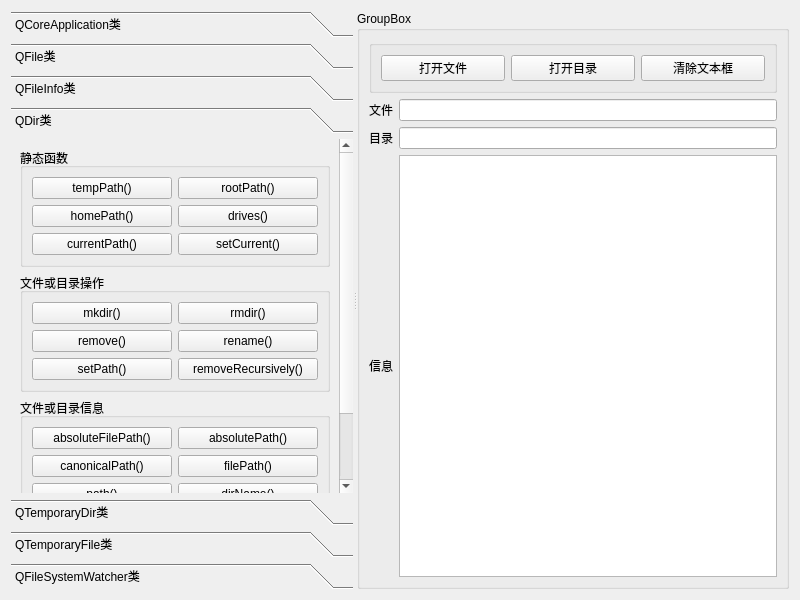
<?xml version="1.0" encoding="UTF-8"?>
<ui version="4.0">
 <class>Dialog</class>
 <widget class="QDialog" name="Dialog">
  <property name="geometry">
   <rect>
    <x>0</x>
    <y>0</y>
    <width>800</width>
    <height>600</height>
   </rect>
  </property>
  <property name="windowTitle">
   <string>Dialog</string>
  </property>
  <layout class="QVBoxLayout" name="verticalLayout_12">
   <item>
    <widget class="QSplitter" name="splitter">
     <property name="orientation">
      <enum>Qt::Horizontal</enum>
     </property>
     <widget class="QToolBox" name="toolBox">
      <property name="whatsThis">
       <string>&lt;html&gt;&lt;head/&gt;&lt;body&gt;&lt;p&gt;&lt;br/&gt;&lt;/p&gt;&lt;/body&gt;&lt;/html&gt;</string>
      </property>
      <property name="currentIndex">
       <number>3</number>
      </property>
      <widget class="QWidget" name="pageApp">
       <property name="maximumSize">
        <size>
         <width>16777215</width>
         <height>269</height>
        </size>
       </property>
       <property name="whatsThis">
        <string>&lt;html&gt;&lt;head/&gt;&lt;body&gt;&lt;p&gt;Qcore&lt;/p&gt;&lt;p&gt;&lt;br/&gt;&lt;/p&gt;&lt;p&gt;&lt;br/&gt;&lt;/p&gt;&lt;/body&gt;&lt;/html&gt;</string>
       </property>
       <attribute name="label">
        <string>QCoreApplication类</string>
       </attribute>
       <layout class="QVBoxLayout" name="verticalLayout_2">
        <item>
         <widget class="QGroupBox" name="groupBox">
          <property name="title">
           <string>GroupBox</string>
          </property>
          <layout class="QVBoxLayout" name="verticalLayout">
           <item>
            <widget class="QPushButton" name="pushButton">
             <property name="text">
              <string>applicationDirPath()</string>
             </property>
            </widget>
           </item>
           <item>
            <widget class="QPushButton" name="pushButton_2">
             <property name="text">
              <string>applicationFilePath()</string>
             </property>
            </widget>
           </item>
           <item>
            <widget class="QPushButton" name="pushButton_3">
             <property name="text">
              <string>applicationName()</string>
             </property>
            </widget>
           </item>
           <item>
            <widget class="QPushButton" name="pushButton_4">
             <property name="text">
              <string>setApplicationName()</string>
             </property>
            </widget>
           </item>
           <item>
            <widget class="QPushButton" name="pushButton_5">
             <property name="text">
              <string>libraryPaths()</string>
             </property>
            </widget>
           </item>
           <item>
            <widget class="QPushButton" name="pushButton_6">
             <property name="text">
              <string>organizationName()</string>
             </property>
            </widget>
           </item>
           <item>
            <widget class="QPushButton" name="pushButton_7">
             <property name="text">
              <string>exit()退出应用程序</string>
             </property>
            </widget>
           </item>
          </layout>
         </widget>
        </item>
       </layout>
      </widget>
      <widget class="QWidget" name="pageFile">
       <attribute name="label">
        <string>QFile类</string>
       </attribute>
       <layout class="QVBoxLayout" name="verticalLayout_3">
        <item>
         <widget class="QGroupBox" name="groupBox_2">
          <property name="title">
           <string>静态函数</string>
          </property>
          <layout class="QGridLayout" name="gridLayout">
           <item row="0" column="0">
            <widget class="QPushButton" name="pushButton_8">
             <property name="text">
              <string>copy()</string>
             </property>
            </widget>
           </item>
           <item row="0" column="1">
            <widget class="QPushButton" name="pushButton_9">
             <property name="text">
              <string>exists()</string>
             </property>
            </widget>
           </item>
           <item row="1" column="0">
            <widget class="QPushButton" name="pushButton_10">
             <property name="text">
              <string>remove()</string>
             </property>
            </widget>
           </item>
           <item row="1" column="1">
            <widget class="QPushButton" name="pushButton_11">
             <property name="text">
              <string>rename()</string>
             </property>
            </widget>
           </item>
           <item row="2" column="0">
            <widget class="QPushButton" name="pushButton_12">
             <property name="text">
              <string>moveToTrash()</string>
             </property>
            </widget>
           </item>
          </layout>
         </widget>
        </item>
        <item>
         <widget class="QGroupBox" name="groupBox_4">
          <property name="title">
           <string>成员函数</string>
          </property>
          <layout class="QGridLayout" name="gridLayout_2">
           <item row="0" column="0">
            <widget class="QPushButton" name="pushButton_18">
             <property name="text">
              <string>copy()</string>
             </property>
            </widget>
           </item>
           <item row="0" column="1">
            <widget class="QPushButton" name="pushButton_19">
             <property name="text">
              <string>exists()</string>
             </property>
            </widget>
           </item>
           <item row="1" column="0">
            <widget class="QPushButton" name="pushButton_20">
             <property name="text">
              <string>remove()</string>
             </property>
            </widget>
           </item>
           <item row="1" column="1">
            <widget class="QPushButton" name="pushButton_21">
             <property name="text">
              <string>rename()</string>
             </property>
            </widget>
           </item>
           <item row="2" column="0">
            <widget class="QPushButton" name="pushButton_22">
             <property name="text">
              <string>moveToTrash()</string>
             </property>
            </widget>
           </item>
          </layout>
         </widget>
        </item>
       </layout>
      </widget>
      <widget class="QWidget" name="pageFileInfo">
       <property name="geometry">
        <rect>
         <x>0</x>
         <y>0</y>
         <width>215</width>
         <height>410</height>
        </rect>
       </property>
       <attribute name="label">
        <string>QFileInfo类</string>
       </attribute>
       <layout class="QVBoxLayout" name="verticalLayout_4">
        <item>
         <widget class="QGroupBox" name="groupBox_3">
          <property name="title">
           <string>文件信息</string>
          </property>
          <layout class="QGridLayout" name="gridLayout_3">
           <item row="0" column="0">
            <widget class="QPushButton" name="pushButton_13">
             <property name="text">
              <string>absoluteFilePath()</string>
             </property>
            </widget>
           </item>
           <item row="0" column="1">
            <widget class="QPushButton" name="pushButton_14">
             <property name="text">
              <string>absolutePath()</string>
             </property>
            </widget>
           </item>
           <item row="1" column="0">
            <widget class="QPushButton" name="pushButton_15">
             <property name="text">
              <string>fileName()</string>
             </property>
            </widget>
           </item>
           <item row="1" column="1">
            <widget class="QPushButton" name="pushButton_16">
             <property name="text">
              <string>filePath()</string>
             </property>
            </widget>
           </item>
           <item row="2" column="0">
            <widget class="QPushButton" name="pushButton_17">
             <property name="text">
              <string>size()</string>
             </property>
            </widget>
           </item>
           <item row="2" column="1">
            <widget class="QPushButton" name="pushButton_23">
             <property name="text">
              <string>path()</string>
             </property>
            </widget>
           </item>
           <item row="3" column="0">
            <widget class="QPushButton" name="pushButton_24">
             <property name="toolTip">
              <string>返回文件不带路径的文件名</string>
             </property>
             <property name="text">
              <string>baseName()</string>
             </property>
            </widget>
           </item>
           <item row="3" column="1">
            <widget class="QPushButton" name="pushButton_25">
             <property name="text">
              <string>completeBaseName()</string>
             </property>
            </widget>
           </item>
           <item row="4" column="0">
            <widget class="QPushButton" name="pushButton_26">
             <property name="text">
              <string>suffix()</string>
             </property>
            </widget>
           </item>
           <item row="4" column="1">
            <widget class="QPushButton" name="pushButton_27">
             <property name="text">
              <string>completeSuffix()</string>
             </property>
            </widget>
           </item>
           <item row="5" column="0">
            <widget class="QPushButton" name="pushButton_28">
             <property name="text">
              <string>isDir()</string>
             </property>
            </widget>
           </item>
           <item row="5" column="1">
            <widget class="QPushButton" name="pushButton_32">
             <property name="text">
              <string>isFile()</string>
             </property>
            </widget>
           </item>
           <item row="6" column="0">
            <widget class="QPushButton" name="pushButton_29">
             <property name="text">
              <string>isExecutable()</string>
             </property>
            </widget>
           </item>
           <item row="6" column="1">
            <widget class="QPushButton" name="pushButton_33">
             <property name="text">
              <string>birthTime()</string>
             </property>
            </widget>
           </item>
           <item row="7" column="0">
            <widget class="QPushButton" name="pushButton_30">
             <property name="text">
              <string>lastModified()</string>
             </property>
            </widget>
           </item>
           <item row="7" column="1">
            <widget class="QPushButton" name="pushButton_34">
             <property name="text">
              <string>lastRead()</string>
             </property>
            </widget>
           </item>
           <item row="8" column="0">
            <widget class="QPushButton" name="pushButton_31">
             <property name="text">
              <string>静态函数exists()</string>
             </property>
            </widget>
           </item>
           <item row="8" column="1">
            <widget class="QPushButton" name="pushButton_35">
             <property name="text">
              <string>exists()</string>
             </property>
            </widget>
           </item>
          </layout>
         </widget>
        </item>
       </layout>
      </widget>
      <widget class="QWidget" name="pageDir">
       <attribute name="label">
        <string>QDir类</string>
       </attribute>
       <layout class="QVBoxLayout" name="verticalLayout_5">
        <item>
         <widget class="QGroupBox" name="groupBox_5">
          <property name="title">
           <string>静态函数</string>
          </property>
          <layout class="QGridLayout" name="gridLayout_4">
           <item row="0" column="0">
            <widget class="QPushButton" name="pushButton_36">
             <property name="text">
              <string>tempPath()</string>
             </property>
            </widget>
           </item>
           <item row="0" column="1">
            <widget class="QPushButton" name="pushButton_37">
             <property name="text">
              <string>rootPath()</string>
             </property>
            </widget>
           </item>
           <item row="1" column="0">
            <widget class="QPushButton" name="pushButton_38">
             <property name="text">
              <string>homePath()</string>
             </property>
            </widget>
           </item>
           <item row="1" column="1">
            <widget class="QPushButton" name="pushButton_39">
             <property name="text">
              <string>drives()</string>
             </property>
            </widget>
           </item>
           <item row="2" column="0">
            <widget class="QPushButton" name="pushButton_40">
             <property name="text">
              <string>currentPath()</string>
             </property>
            </widget>
           </item>
           <item row="2" column="1">
            <widget class="QPushButton" name="pushButton_41">
             <property name="text">
              <string>setCurrent()</string>
             </property>
            </widget>
           </item>
          </layout>
         </widget>
        </item>
        <item>
         <widget class="QGroupBox" name="groupBox_6">
          <property name="title">
           <string>文件或目录操作</string>
          </property>
          <layout class="QGridLayout" name="gridLayout_5">
           <item row="0" column="0">
            <widget class="QPushButton" name="pushButton_42">
             <property name="text">
              <string>mkdir()</string>
             </property>
            </widget>
           </item>
           <item row="0" column="1">
            <widget class="QPushButton" name="pushButton_43">
             <property name="text">
              <string>rmdir()</string>
             </property>
            </widget>
           </item>
           <item row="1" column="0">
            <widget class="QPushButton" name="pushButton_44">
             <property name="text">
              <string>remove()</string>
             </property>
            </widget>
           </item>
           <item row="1" column="1">
            <widget class="QPushButton" name="pushButton_45">
             <property name="text">
              <string>rename()</string>
             </property>
            </widget>
           </item>
           <item row="2" column="0">
            <widget class="QPushButton" name="pushButton_46">
             <property name="text">
              <string>setPath()</string>
             </property>
            </widget>
           </item>
           <item row="2" column="1">
            <widget class="QPushButton" name="pushButton_47">
             <property name="text">
              <string>removeRecursively()</string>
             </property>
            </widget>
           </item>
          </layout>
         </widget>
        </item>
        <item>
         <widget class="QGroupBox" name="groupBox_7">
          <property name="title">
           <string>文件或目录信息</string>
          </property>
          <layout class="QGridLayout" name="gridLayout_6">
           <item row="2" column="0">
            <widget class="QPushButton" name="pushButton_65">
             <property name="text">
              <string>path()</string>
             </property>
            </widget>
           </item>
           <item row="0" column="1">
            <widget class="QPushButton" name="pushButton_49">
             <property name="text">
              <string>absolutePath()</string>
             </property>
            </widget>
           </item>
           <item row="2" column="1">
            <widget class="QPushButton" name="pushButton_66">
             <property name="text">
              <string>dirName()</string>
             </property>
            </widget>
           </item>
           <item row="1" column="0">
            <widget class="QPushButton" name="pushButton_50">
             <property name="text">
              <string>canonicalPath()</string>
             </property>
            </widget>
           </item>
           <item row="3" column="0">
            <widget class="QPushButton" name="pushButton_67">
             <property name="text">
              <string>exists()</string>
             </property>
            </widget>
           </item>
           <item row="3" column="1">
            <widget class="QPushButton" name="pushButton_68">
             <property name="text">
              <string>isEmpty()</string>
             </property>
            </widget>
           </item>
           <item row="0" column="0">
            <widget class="QPushButton" name="pushButton_48">
             <property name="text">
              <string>absoluteFilePath()</string>
             </property>
            </widget>
           </item>
           <item row="1" column="1">
            <widget class="QPushButton" name="pushButton_51">
             <property name="text">
              <string>filePath()</string>
             </property>
            </widget>
           </item>
           <item row="4" column="0">
            <widget class="QPushButton" name="pushButton_69">
             <property name="text">
              <string>entryList(dir)</string>
             </property>
            </widget>
           </item>
           <item row="4" column="1">
            <widget class="QPushButton" name="pushButton_70">
             <property name="text">
              <string>entryList(file)</string>
             </property>
            </widget>
           </item>
          </layout>
         </widget>
        </item>
       </layout>
      </widget>
      <widget class="QWidget" name="pageTempDir">
       <attribute name="label">
        <string>QTemporaryDir类</string>
       </attribute>
       <layout class="QVBoxLayout" name="verticalLayout_7">
        <item>
         <widget class="QGroupBox" name="groupBox_8">
          <property name="title">
           <string/>
          </property>
          <layout class="QVBoxLayout" name="verticalLayout_6">
           <item>
            <widget class="QPushButton" name="pushButton_52">
             <property name="text">
              <string>1. 在系统临时目录下创建临时文件夹</string>
             </property>
            </widget>
           </item>
           <item>
            <widget class="QPushButton" name="pushButton_53">
             <property name="text">
              <string>2. 在指定目录下创建临时文件夹</string>
             </property>
            </widget>
           </item>
           <item>
            <widget class="QPushButton" name="pushButton_54">
             <property name="text">
              <string>3. 在当前目录下创建临时文件夹</string>
             </property>
            </widget>
           </item>
          </layout>
         </widget>
        </item>
       </layout>
      </widget>
      <widget class="QWidget" name="pageTempFile">
       <attribute name="label">
        <string>QTemporaryFile类</string>
       </attribute>
       <layout class="QVBoxLayout" name="verticalLayout_9">
        <item>
         <widget class="QGroupBox" name="groupBox_9">
          <property name="title">
           <string/>
          </property>
          <layout class="QVBoxLayout" name="verticalLayout_8">
           <item>
            <widget class="QPushButton" name="pushButton_55">
             <property name="text">
              <string>1. 在系统临时目录下创建临时文件</string>
             </property>
            </widget>
           </item>
           <item>
            <widget class="QPushButton" name="pushButton_56">
             <property name="text">
              <string>2. 在指定目录下创建临时文件</string>
             </property>
            </widget>
           </item>
           <item>
            <widget class="QPushButton" name="pushButton_57">
             <property name="text">
              <string>3. 在当前目录下创建临时文件</string>
             </property>
            </widget>
           </item>
          </layout>
         </widget>
        </item>
       </layout>
      </widget>
      <widget class="QWidget" name="pageFileSysWatcher">
       <attribute name="label">
        <string>QFileSystemWatcher类</string>
       </attribute>
       <layout class="QVBoxLayout" name="verticalLayout_11">
        <item>
         <widget class="QGroupBox" name="groupBox_10">
          <property name="title">
           <string/>
          </property>
          <layout class="QVBoxLayout" name="verticalLayout_10">
           <item>
            <widget class="QPushButton" name="pushButton_58">
             <property name="text">
              <string>addPath()并开始监视</string>
             </property>
            </widget>
           </item>
           <item>
            <widget class="QPushButton" name="pushButton_59">
             <property name="text">
              <string>removePath并停止监视</string>
             </property>
            </widget>
           </item>
           <item>
            <widget class="QPushButton" name="pushButton_60">
             <property name="text">
              <string>directories()</string>
             </property>
            </widget>
           </item>
           <item>
            <widget class="QPushButton" name="pushButton_61">
             <property name="text">
              <string>files()</string>
             </property>
            </widget>
           </item>
          </layout>
         </widget>
        </item>
       </layout>
      </widget>
     </widget>
     <widget class="QGroupBox" name="groupBox_11">
      <property name="title">
       <string>GroupBox</string>
      </property>
      <layout class="QVBoxLayout" name="verticalLayout_13">
       <item>
        <widget class="QGroupBox" name="groupBox_12">
         <property name="title">
          <string/>
         </property>
         <layout class="QHBoxLayout" name="horizontalLayout">
          <item>
           <widget class="QPushButton" name="btnOpenFile">
            <property name="text">
             <string>打开文件</string>
            </property>
           </widget>
          </item>
          <item>
           <widget class="QPushButton" name="btnOpenDir">
            <property name="text">
             <string>打开目录</string>
            </property>
           </widget>
          </item>
          <item>
           <widget class="QPushButton" name="btnClear">
            <property name="text">
             <string>清除文本框</string>
            </property>
           </widget>
          </item>
         </layout>
        </widget>
       </item>
       <item>
        <layout class="QGridLayout" name="gridLayout_7">
         <item row="1" column="0">
          <widget class="QLabel" name="label_2">
           <property name="text">
            <string>目录</string>
           </property>
          </widget>
         </item>
         <item row="2" column="1">
          <widget class="QPlainTextEdit" name="plainTextEdit"/>
         </item>
         <item row="0" column="0">
          <widget class="QLabel" name="label">
           <property name="text">
            <string>文件</string>
           </property>
          </widget>
         </item>
         <item row="2" column="0">
          <widget class="QLabel" name="label_3">
           <property name="text">
            <string>信息</string>
           </property>
          </widget>
         </item>
         <item row="0" column="1">
          <widget class="QLineEdit" name="editFile"/>
         </item>
         <item row="1" column="1">
          <widget class="QLineEdit" name="editDir"/>
         </item>
        </layout>
       </item>
      </layout>
     </widget>
    </widget>
   </item>
  </layout>
 </widget>
 <resources/>
 <connections/>
</ui>
